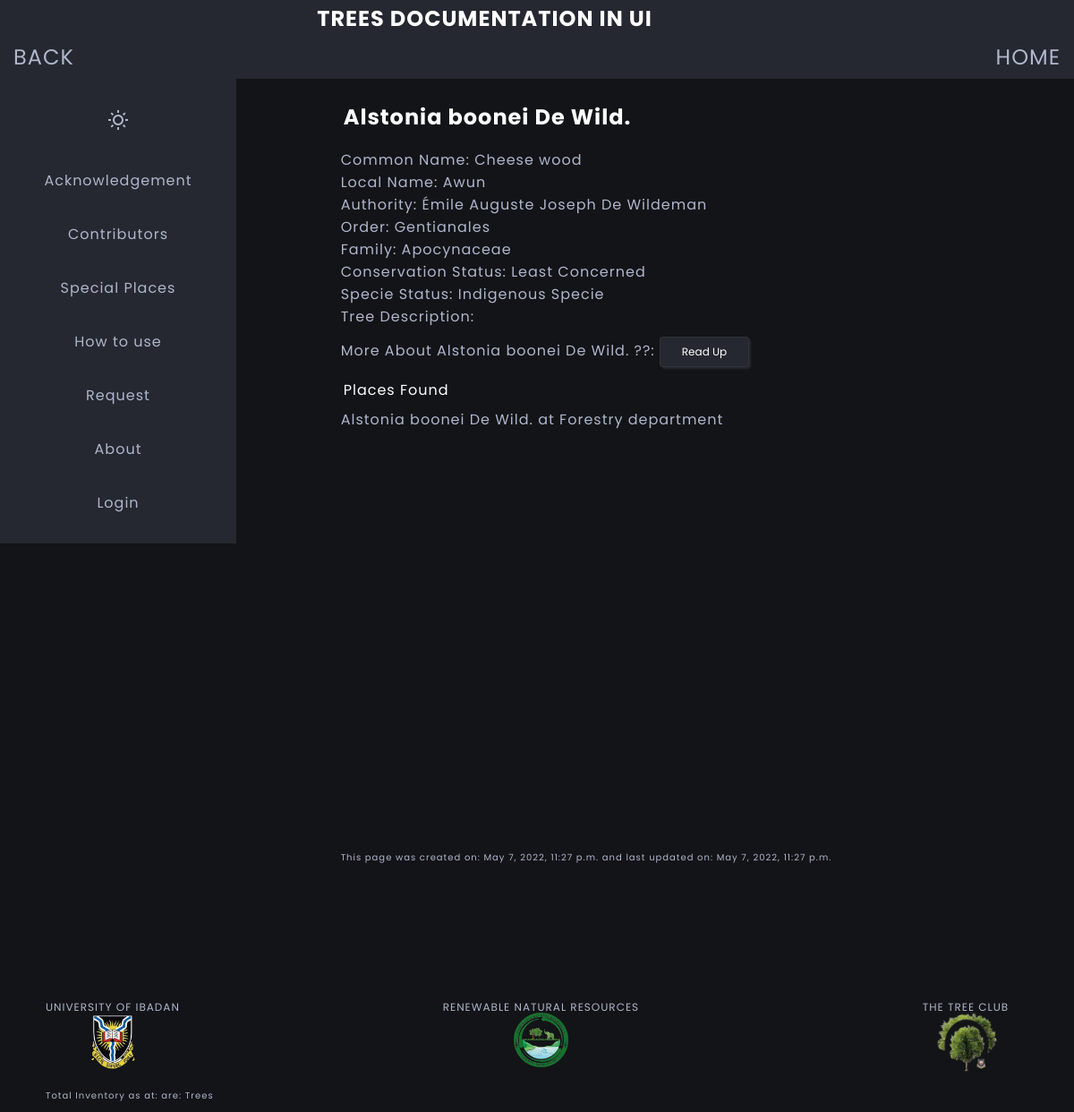
Page /tree-details/7/ on the earlier database version.
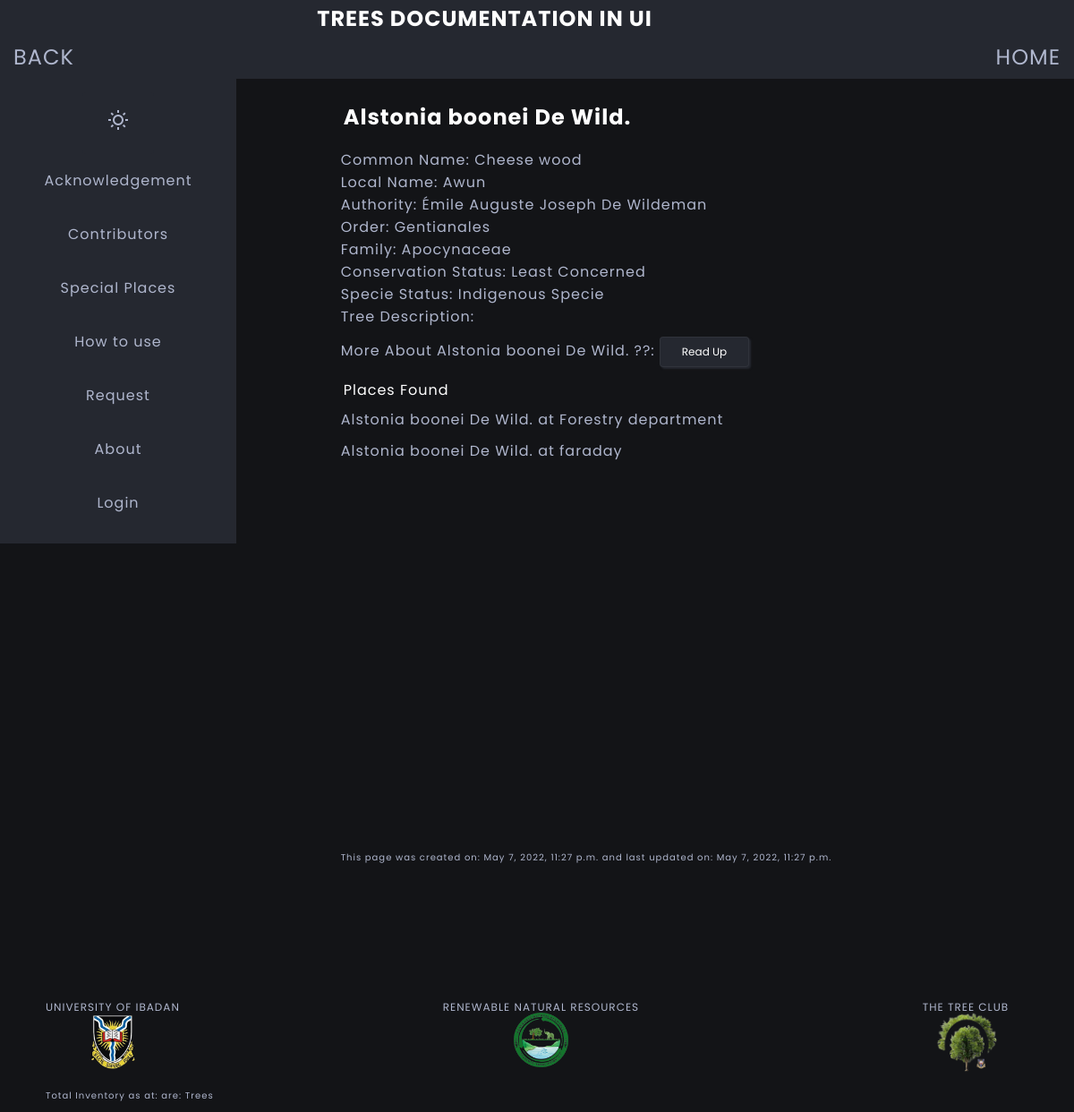
Same page on the later database version.
### upload/models.py (models this page shows, shortened)
class Upload(models.Model):
    tree_name = models.ForeignKey(Tree, on_delete=models.SET_NULL, null=True)
    tree_count = models.IntegerField(
        default=0,
        validators=[MinValueValidator(1)]
    )
    tree_picture = models.ImageField(upload_to='images/uploads/%Y/%m/%d/')
    tree_picture2 = models.ImageField(upload_to='images/uploads/%Y/%m/%d/', null=True, blank=True)
    tree_picture3 = models.ImageField(upload_to='images/uploads/%Y/%m/%d/', null=True, blank=True)
    health_status = models.ForeignKey(TreeStatus, on_delete=models.SET_NULL, null=True)
    location_name = models.CharField(max_length=80)
    location_description = models.TextField()
    coordinates = models.CharField(max_length=30, null=True, blank=True)
    latitude = models.CharField(max_length=30, null=True, blank=True)
    longitude = models.CharField(max_length=30, null=True, blank=True)
    time_now = models.DateTimeField(auto_now=True)
    uploader = models.CharField(max_length=50, null=True, blank=True)
    class Meta:
        ordering = ['location_name']
    def __str__(self):
        ret_val = self.tree_name.scientific_name + ' at ' + self.location_name
        return ret_val

### trees/models.py (models this page shows)
class Tree(models.Model):
    scientific_name = models.CharField(
        max_length=100,
        help_text='Enter Generic, Specific and Author',
        validators=[MinLengthValidator(3, 'Must be greater than 3')],
        null=False
    )
    genus_specie = models.CharField(
        max_length=100,
        default='',
        help_text='Enter Generic and Specific name',
        validators=[MinLengthValidator(3, 'Must be greater than 3')],
        null=False
    )
    authority = models.ForeignKey(Authority, on_delete=models.SET_NULL, null=True)
    common_name = models.CharField(max_length=50, default='------')
    local_name = models.CharField(max_length=50, default='------')
    conservation_status = models.ForeignKey(ConservationStatus, on_delete=models.SET_NULL, null=True)
    specie_status = models.ForeignKey(SpecieStatus, on_delete=models.SET_NULL, null=True)
    tree_order = models.ForeignKey(Order, on_delete=models.SET_NULL, null=True)
    tree_family = models.ForeignKey(Family, on_delete=models.SET_NULL, null=True)
    tree_description = models.TextField()
    reference = models.URLField(max_length=200, default='https://powo.science.kew.org')
    pharmacological_details = models.TextField(blank=True, null=True)
    last_updated = models.DateTimeField(auto_now=True)
    created = models.DateTimeField(auto_now_add=True)
    class Meta:
        ordering = ['scientific_name']
    def __str__(self):
        return self.scientific_name

### home/views.py (the view)
# urls.py: path('tree-details/<int:pk>/', views.TreeDetails.as_view(), name='tree-details'),
class TreeDetails(View):
    template_name = 'home/tree_details.html'
    def get(self, request, pk):
        tree_info = Tree.objects.get(id=pk)
        tree_locations = Upload.objects.filter(tree_name__scientific_name=tree_info.scientific_name)
        paginator = Paginator(tree_locations, 30)
        page_number = request.GET.get('page', 1)
        try:
            page_obj = paginator.page(page_number)
        except PageNotAnInteger:
            page_obj = paginator.page(1)
        except EmptyPage:
            page_obj = paginator.page(paginator.num_pages)
        context = {
            'tree_info': tree_info,
            'tree_location': page_obj
        }
        return render(request, self.template_name, context)

### trees/models.py (called while the page is built)
    def __str__(self):
        return self.tree_order

    def __str__(self):
        return self.tree_family

    def __str__(self):
        return self.tree_authority

    def __str__(self):
        return self.tree_status

    def __str__(self):
        return self.specie_status

### home/templates/home/tree_details.html (shortened to what this page needs)
{% extends 'base/base.html' %}
{% load static %}
{% block content %}
<div class="flex-container">
  <div class="detail-container" id="detail-container" style="display: block;">
    <div>
      <div class="flex tree-details">
         <h2 class="heading">{{ tree_info.scientific_name }} </h2>
        <ul>
        <li> Common Name: {{ tree_info.common_name }}</li>
        <li> Local Name: {{ tree_info.local_name }}</li>
        <li> Authority: {{ tree_info.authority }}</li>
        <li> Order: {{ tree_info.tree_order }}</li>
        <li> Family: {{ tree_info.tree_family }}</li>
        <li> Conservation Status: {{ tree_info.conservation_status }}</li>
        <li> Specie Status: {{ tree_info.specie_status }}</li>
        <li> Tree Description: {{ tree_info.tree_description }}</li>
        {% if tree_info.reference %}
        <li class="font"> More About {{ tree_info }} ??:
          <span>
            <button class="read-more">
              <a href="{{ tree_info.reference }}" >Read Up</a>
            </button>
          </span>
        </li>
        {% endif %}
        </ul>
      </div>
    </div>
    <div>
      <div class="search-result">
        <div class="heading">Places Found</div>
        <ul class="places-found flex">
        {% for location in tree_location %}
          <li>
            <a class="block" href="{% url 'home:tree-picture' location.id %}" target="my_frame" onclick="displayIframe(this)"> {{ location }} </a>
          </li>
        {% endfor %}
        </ul>
      </div>
    </div>
  </div>
    <div id="time-created-updated">
        <p>This page was created on: {{ tree_info.created }} and last updated on: {{ tree_info.last_updated }}</p>
    </div>
</div>
{% endblock %}

Differences in the rows shown:
added Upload: tree_name+location_name "Alstonia boonei De Wild. at faraday"
